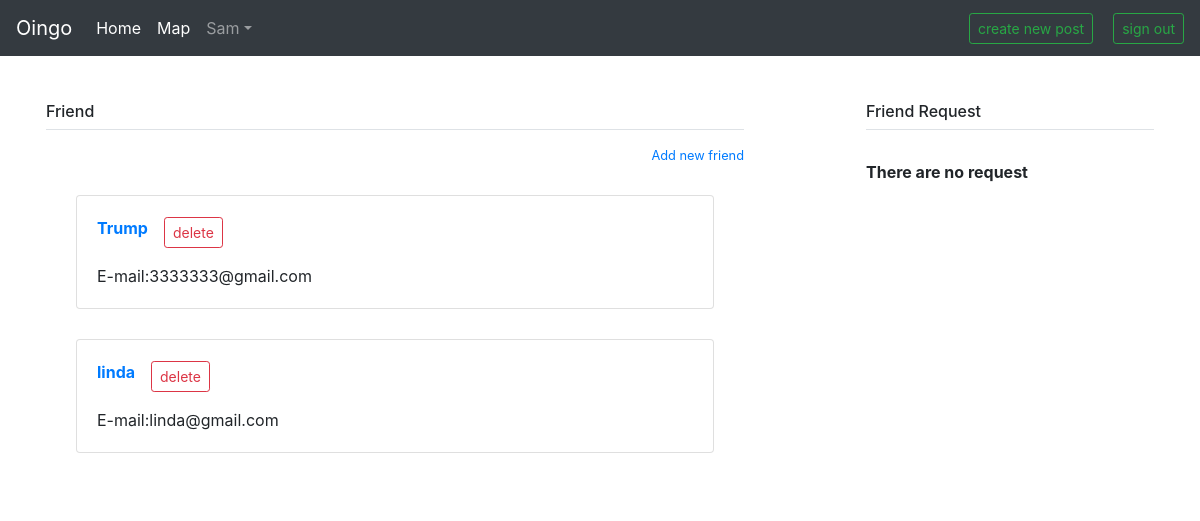
/test/friend.php (signed in), run on the app's committed database.
### tables this page shows
CREATE TABLE `user` (
  `uid` int(11) NOT NULL,
  `uname` varchar(45) NOT NULL,
  `uemail` varchar(45) NOT NULL,
  `upwd` varchar(45) NOT NULL,
  `ustatus` varchar(45) DEFAULT NULL,
  PRIMARY KEY (`uid`)
);

### test/friend.php (the view, shortened to what this page needs)
<html lang="en">
  <head>
    <link href="css/bootstrap.css" rel="stylesheet">
    <link rel="stylesheet" href="https://cdn.bootcss.com/bootstrap/4.1.0/css/bootstrap.min.css">
  </head>
  <body>
    <div>
      <nav class="navbar navbar-expand-sm navbar-dark bg-dark">
        <a class="navbar-brand" href="index.php">Oingo</a>
        <div class="collapse navbar-collapse" id="navbarsExample03">
          <ul class="navbar-nav mr-auto">
            <li class="nav-item active">
              <a class="nav-link" href="home.php">Home <span class="sr-only">(current)</span></a>
            </li>
            <li class="nav-item active">
              <a class="nav-link" href="map.php">Map <span class="sr-only">(current)</span></a>
            </li>
            <li class="nav-item dropdown">
              <div class="dropdown">
                <a class="nav-link dropdown-toggle" data-toggle="dropdown"><?php echo $_COOKIE["user"];?></a>
              </div>
            </li>
          </ul>
          <div class="form-inline my-2 my-md-0">
            <button class="btn btn-outline-success btn-sm btn-block" style="margin-right:20px" onclick=post()>create new post</button>
          </div>
          <div class="form-inline my-2 my-md-0">
            <button class="btn btn-outline-success btn-sm btn-block" onclick=signout() >sign out</button>
          </div>
      </nav>
    </div>
    <?php
    $servername = "127.0.0.1";
    $username = "root";
    $password = "961010";
    $dbname = "project2";
    $conn = new mysqli($servername, $username, $password, $dbname);
    echo '<div class="row">
    <div class="col-8">';
    $sql_friend = $conn->prepare('Select * From user Where uid in (
      (
      select uid1
      From user,friend_relation
      where user.uid=friend_relation.uid2 and user.uname=? )
      UNION (
      select uid2
      From user,friend_relation
      where user.uid=friend_relation.uid1 and user.uname=?) )');
    $sql_friend->bind_param('ss',$_COOKIE['user'],$_COOKIE['user']);
    $sql_friend->execute();
    $result_friend = $sql_friend->get_result();
    echo '<div style="margin-top:30px;margin-left:30px;margin-right:30px">';
    echo '<div class="my-3 p-3 bg-white rounded box-shadow">
       <h6 class="border-bottom border-gray pb-2 mb-0">Friend</h6>';
    echo '<small class="d-block text-right mt-3">
            <a href="addfriend.php">Add new friend</a>
        </small>';
    if ($result_friend->num_rows == 0) {
      echo '<div class="d-flex justify-content-between align-items-center w-100" style="margin-top:30px;">
      <strong class="text-gray-dark">You have no friends now.</strong>
      </div>';
      echo $conn->error;
    }
    else {
      while($row_friend=$result_friend->fetch_assoc()) {
        echo '<div style="margin-top:30px;margin-left:30px;margin-right:30px">';
        echo '<div class="card flex-md-row mb-4 box-shadow h-md-250">';
        echo '<div class="card-body d-flex flex-column align-items-start">';
        echo '<div class="form-inline form-group"  id="show_status">
                <div class="form-group ">
                    <strong class="d-inline-block mb-2 text-primary">'.htmlspecialchars($row_friend['uname'],ENT_QUOTES, 'UTF-8').'</strong>
                </div>
                <form class="form-group mx-sm-3" action="delete_friend.php" method="POST">
                <input class="form-control" type="text" name="uid" style="display: none" value='.htmlspecialchars($row_friend["uid"],ENT_QUOTES, 'UTF-8').'>
                <button class="btn btn-lg btn-outline-danger btn-sm" type="submit" >delete</button>
              </form>
            </div>';
        echo '<p class="card-text mb-auto" >E-mail:'.htmlspecialchars($row_friend['uemail'],ENT_QUOTES, 'UTF-8').'</p>';
        echo '</div>';
        echo '</div>';
        echo '</div>';
      }
    }
    echo '</div>';
    echo '</div>';
    echo '</div>';
    echo '<div class="col-4">';
    echo '<div style="margin-top:30px;margin-left:30px;margin-right:30px">';
    echo '<div class="my-3 p-3 bg-white rounded box-shadow">
       <h6 class="border-bottom border-gray pb-2 mb-0">Friend Request</h6>';
    $sql_re = $conn->prepare('Select * From friend_request,user where frstatus=1 and uid=from_whom and to_whom= ?');
    $sql_re->bind_param('i',$_COOKIE['uid']);
    $sql_re->execute();
    $result_re = $sql_re->get_result();
    if ($result_re->num_rows == 0) {
      echo '<div class="d-flex justify-content-between align-items-center w-100" style="margin-top:30px;">
      <strong class="text-gray-dark">There are no request</strong>
      </div>';
    }
    echo '</div>';
    echo '</div>';
    echo '</div></div>';
  ?>
  </body>
</html>

### data on the page
user: uname "Trump", uemail "3333333@gmail.com"
user: uname "linda", uemail "linda@gmail.com"

### other printed values
$_COOKIE["user"] "Sam"
